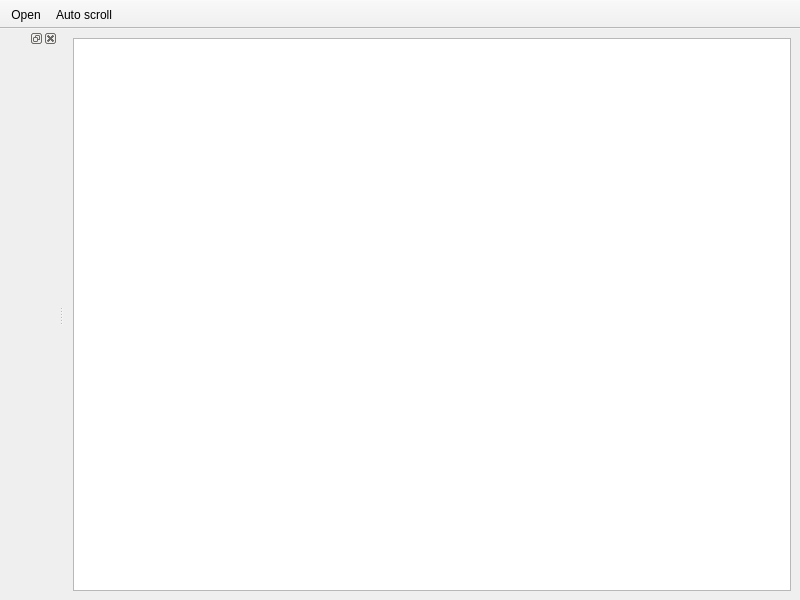
<?xml version="1.0" encoding="UTF-8"?>
<ui version="4.0">
 <class>MainWindow</class>
 <widget class="QMainWindow" name="MainWindow">
  <property name="geometry">
   <rect>
    <x>0</x>
    <y>0</y>
    <width>800</width>
    <height>600</height>
   </rect>
  </property>
  <property name="windowTitle">
   <string>Lovi</string>
  </property>
  <widget class="QWidget" name="centralwidget">
   <layout class="QVBoxLayout" name="verticalLayout">
    <item>
     <widget class="QTreeView" name="treeView"/>
    </item>
   </layout>
  </widget>
  <widget class="QToolBar" name="toolBar">
   <property name="windowTitle">
    <string>toolBar</string>
   </property>
   <property name="movable">
    <bool>false</bool>
   </property>
   <property name="toolButtonStyle">
    <enum>Qt::ToolButtonTextBesideIcon</enum>
   </property>
   <attribute name="toolBarArea">
    <enum>TopToolBarArea</enum>
   </attribute>
   <attribute name="toolBarBreak">
    <bool>false</bool>
   </attribute>
   <addaction name="openAction"/>
   <addaction name="autoScrollAction"/>
  </widget>
  <widget class="QDockWidget" name="logFormatDockWidget">
   <attribute name="dockWidgetArea">
    <number>1</number>
   </attribute>
   <widget class="QWidget" name="dockWidgetContents"/>
  </widget>
  <action name="openAction">
   <property name="icon">
    <iconset theme="document-open">
     <normaloff>.</normaloff>.</iconset>
   </property>
   <property name="text">
    <string>&amp;Open</string>
   </property>
   <property name="toolTip">
    <string>Open log file</string>
   </property>
  </action>
  <action name="autoScrollAction">
   <property name="checkable">
    <bool>true</bool>
   </property>
   <property name="icon">
    <iconset theme="go-bottom">
     <normaloff>.</normaloff>.</iconset>
   </property>
   <property name="text">
    <string>Auto scroll</string>
   </property>
   <property name="toolTip">
    <string>Automatically scroll down when new lines are logged</string>
   </property>
  </action>
 </widget>
 <resources/>
 <connections/>
</ui>
